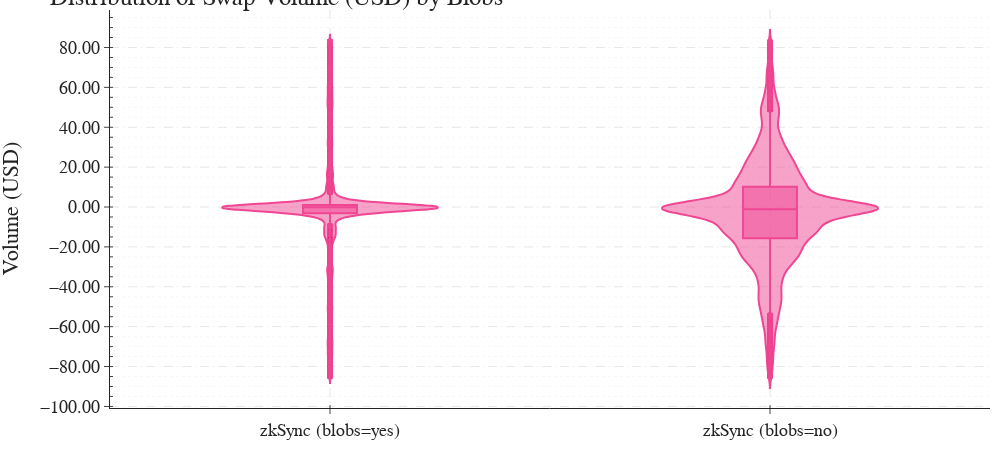

Notebook cell for this chart:
### Code cell
# Plot the violin plot
fig = go.Figure(layout=get_plotly_layout(width=width, height=height))

# Add traces for each chain and 'blobs' value
for chain in chains:
    # Extract 'amount_USD' values where 'blobs' is True or False
    amounts_yes = swap_amounts[chain].filter(pl.col('blobs')==True)['amount_USD']
    amounts_no = swap_amounts[chain].filter(pl.col('blobs')==False)['amount_USD']


    # Add traces for 'blobs=yes' and 'blobs=no'
    fig.add_trace(go.Violin(y=amounts_yes, box_visible=True, line_color=plot_settings[chain]['color'],
                            name=f"{plot_settings[chain]['label']} (blobs=yes)"))
    fig.add_trace(go.Violin(y=amounts_no, box_visible=True, line_color=plot_settings[chain]['color'],
                            name=f"{plot_settings[chain]['label']} (blobs=no)"))

# Update layout
fig.update_layout(
    title="Distribution of Swap Volume (USD) by Blobs",
    yaxis_title="Volume (USD)",
    showlegend=False,  # Show legend with labels
    yaxis_tickformat='.2f'  # Adjust tick format as needed
)

# Save the plot as a PDF file
fig.write_image(f"{plots_dir}amount_usd_distribution_violin"+chain+".pdf")

# Show the plot
fig.show()

### Figure 1 — Plotly figure (JSON) as saved in the notebook; plotly's stock layout.template omitted (floating-point values rounded to 4 significant figures; data arrays with more than 128 entries replaced by an {"elided": "..."} marker saying what was removed)
{"data": [{"box": {"visible": true}, "line": {"color": "#ef4793"}, "name": "zkSync (blobs=yes)", "type": "violin", "y": {"elided": "16770 float values"}}, {"box": {"visible": true}, "line": {"color": "#ef4793"}, "name": "zkSync (blobs=no)", "type": "violin", "y": {"elided": "16238 float values"}}], "layout": {"font": {"family": "Clear Sans", "size": 18}, "height": 450, "margin": {"b": 10, "l": 10, "r": 10, "t": 10}, "showlegend": false, "title": {"text": "Distribution of Swap Volume (USD) by Blobs"}, "width": 1000, "xaxis": {"griddash": "dash", "minor": {"griddash": "dot", "ticks": "inside"}, "showgrid": true}, "yaxis": {"griddash": "dash", "minor": {"griddash": "dot", "ticks": "inside"}, "showgrid": true, "tickformat": ".2f", "title": {"text": "Volume (USD)"}}}}
